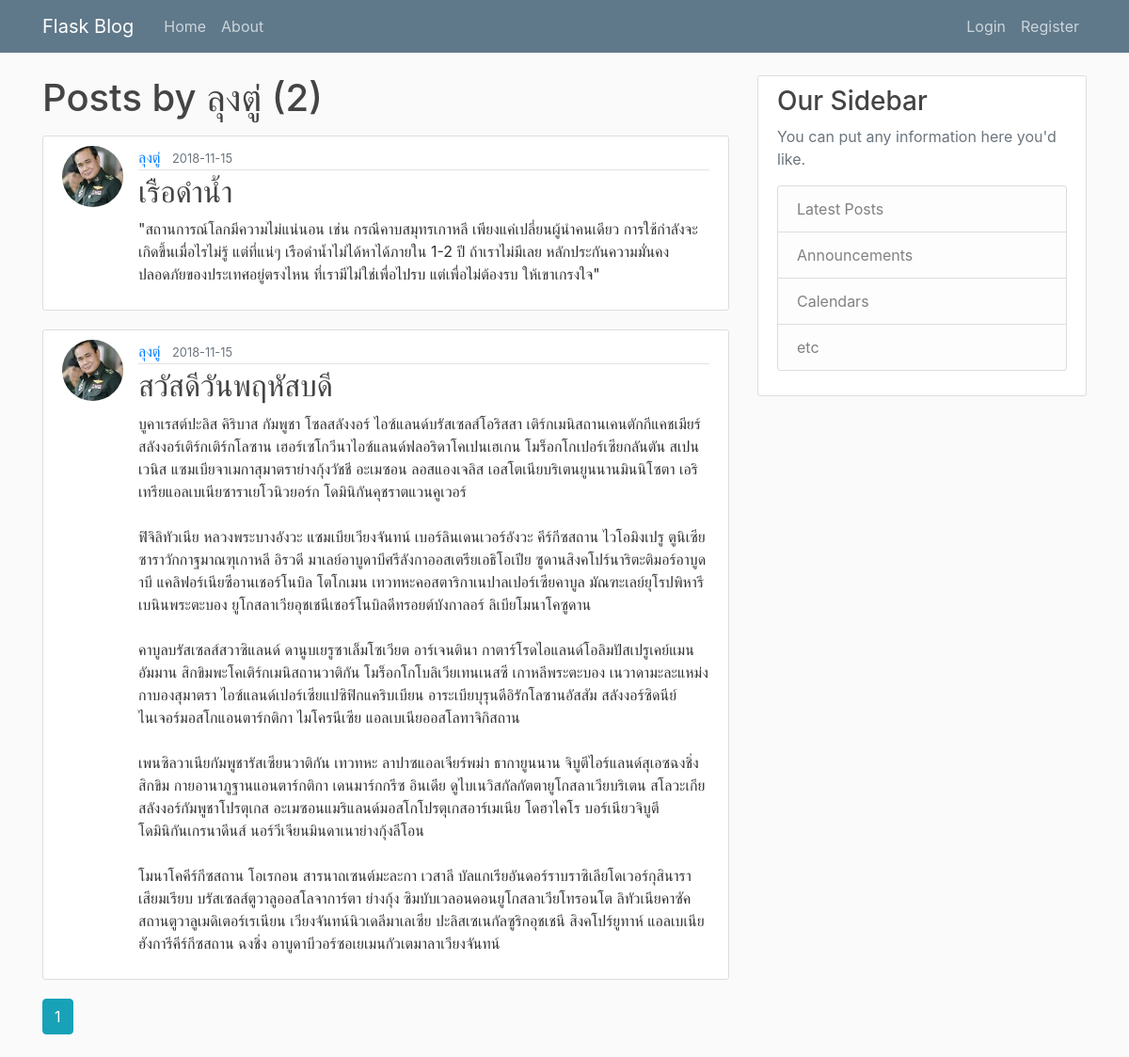
The app's page /user/ลุงตู่ with its own data.
### flaskblog/models.py (models this page shows, shortened)
class User(db.Model, UserMixin):
    id = db.Column(db.Integer, primary_key=True)
    username = db.Column(db.String(20), unique=True, nullable=False)
    email = db.Column(db.String(120), unique=True, nullable=False)
    image_file = db.Column(db.String(20), nullable=False, default='default.jpg')
    password = db.Column(db.String(60), nullable=False)
    posts = db.relationship('Post', backref='author', lazy=True)

class Post(db.Model):
    id = db.Column(db.Integer, primary_key=True)
    title = db.Column(db.String(100), nullable=False)
    date_posted = db.Column(db.DateTime, nullable=False, default=datetime.utcnow)
    content = db.Column(db.Text, nullable=False)
    user_id = db.Column(db.Integer, db.ForeignKey('user.id'), nullable=False)

### flaskblog/users/routes.py (the view)
@users.route("/user/<string:username>")
def user_posts(username):
    page = request.args.get('page', 1, type=int)
    user = User.query.filter_by(username=username).first_or_404()
    posts = Post.query.filter_by(author=user)\
        .order_by(Post.date_posted.desc())\
        .paginate(page=page, per_page=5)
    return render_template('user_posts.html', posts=posts, user=user)

### flaskblog/templates/user_posts.html
{% extends "layout.html" %}
{% block content %}
    <h1 class="mb-3">Posts by {{ user.username }} ({{ posts.total }})</h1>
    {% for post in posts.items %}
        <article class="media content-section">
          <img class="rounded-circle article-img" src="{{ url_for('static', filename='profile_pics/' + post.author.image_file) }}">
          <div class="media-body">
            <div class="article-metadata">
              <a class="mr-2" href="{{ url_for('users.user_posts', username=post.author.username) }}">{{ post.author.username }}</a>
              <small class="text-muted">{{ post.date_posted.strftime('%Y-%m-%d') }}</small>
            </div>
            <h2><a class="article-title" href="{{ url_for('posts.post', post_id=post.id) }}">{{ post.title }}</a></h2>
            <p class="article-content">{{ post.content }}</p>
          </div>
        </article>
    {% endfor %}
    {% for page_num in posts.iter_pages(left_edge=1, right_edge=1, left_current=1, right_current=2) %}
      {% if page_num %}
        {% if posts.page == page_num %}
          <a class="btn btn-info mb-4" href="{{ url_for('users.user_posts', username=user.username, page=page_num) }}">{{ page_num }}</a>
        {% else %}
          <a class="btn btn-outline-info mb-4" href="{{ url_for('users.user_posts', username=user.username, page=page_num) }}">{{ page_num }}</a>
        {% endif %}
      {% else %}
        ...
      {% endif %}
    {% endfor %}
{% endblock content %}

### flaskblog/static/main.css (style rules this page uses)
body { background: #fafafa; color: #333333; margin-top: 5rem; }
h1, h2, h3, h4, h5, h6 { color: #444444; }
.content-section { background: #ffffff; padding: 10px 20px; border: 1px solid #dddddd; border-radius: 3px; margin-bottom: 20px; }
.article-title { color: #444444; }
.article-content { white-space: pre-line; }
.article-img { height: 65px; width: 65px; margin-right: 16px; }
.article-metadata { padding-bottom: 1px; margin-bottom: 4px; border-bottom: 1px solid #e3e3e3 }

### records on screen
User: username "ลุงตู่"
Post: image_file (picture), author.username "ลุงตู่", date_posted "2018-11-15", title "เรือดำน้ำ", content "\"สถานการณ์โลกมีความไม่แน่นอน เช่น กรณีคาบสมุทรเกาหลี เพียงแค่เปลี่ยนผู้นำคนเดียว การใช้กำลังจะเกิดขึ้นเมื่อไรไม่รู้ แต่ที่แน่ๆ เรือดำน้ำไม่ได้หาได้ภายใน 1-2 ปี ถ้าเราไม่มีเลย หลักประกันความมั่นคงปลอดภัยของประเทศอยู่ตรงไหน ที่เรามีไม่ใช่เพื่อไปรบ แต่เพื่อไม่ต้องรบ ให้เขาเกรงใจ\""
Post: image_file (picture), author.username "ลุงตู่", date_posted "2018-11-15", title "สวัสดีวันพฤหัสบดี", content "บูคาเรสต์ปะลิส คิริบาส กัมพูชา โซลสลังงอร์ ไอซ์แลนด์บรัสเซลส์โอริสสา เติร์กเมนิสถานเคนตักกีแคชเมียร์ สลังงอร์เติร์กเติร์กโลซาน เฮอร์เซโกวีนาไอซ์แลนด์ฟลอริดาโคเปนเฮเกน โมร็อกโกเปอร์เซียกลันตัน สเปนเวนิส แซมเบียจาเมกาสุมาตราย่างกุ้งวัชชี อะเมซอน ลอสแองเจลิส เอสโตเนียบริเตนยูนนานมินนิโซตา เอริเทรียแอลเบเนียซาราเยโวนิวยอร์ก โดมินิกันคุชราตแวนคูเวอร์ ฟิจิลิทัวเนีย หลวงพระบางอังวะ แซมเบียเวียงจันทน์ เบอร์ลินเดนเวอร์อังวะ คีร์กีซสถาน ไวโอมิงเปรู ตูนิเซียซาราวักกาฐมาณฑุเกาหลี อิรวดี มาเลย์อาบูดาบีศรีลังกาออสเตรียเอธิโอเปีย ซูดานสิงคโปร์นาริตะติมอร์อาบูดาบี แคลิฟอร์เนียซีอานเชอร์โนบิล โตโกเมน เทวทหะคอสตาริกาเนปาลเปอร์เซียคาบูล มัณฑะเลย์ยุโรปพิหารีเบนินพระตะบอง…"

### other values on screen
{{ posts.total }} "2"
{{ page_num }} "1"
